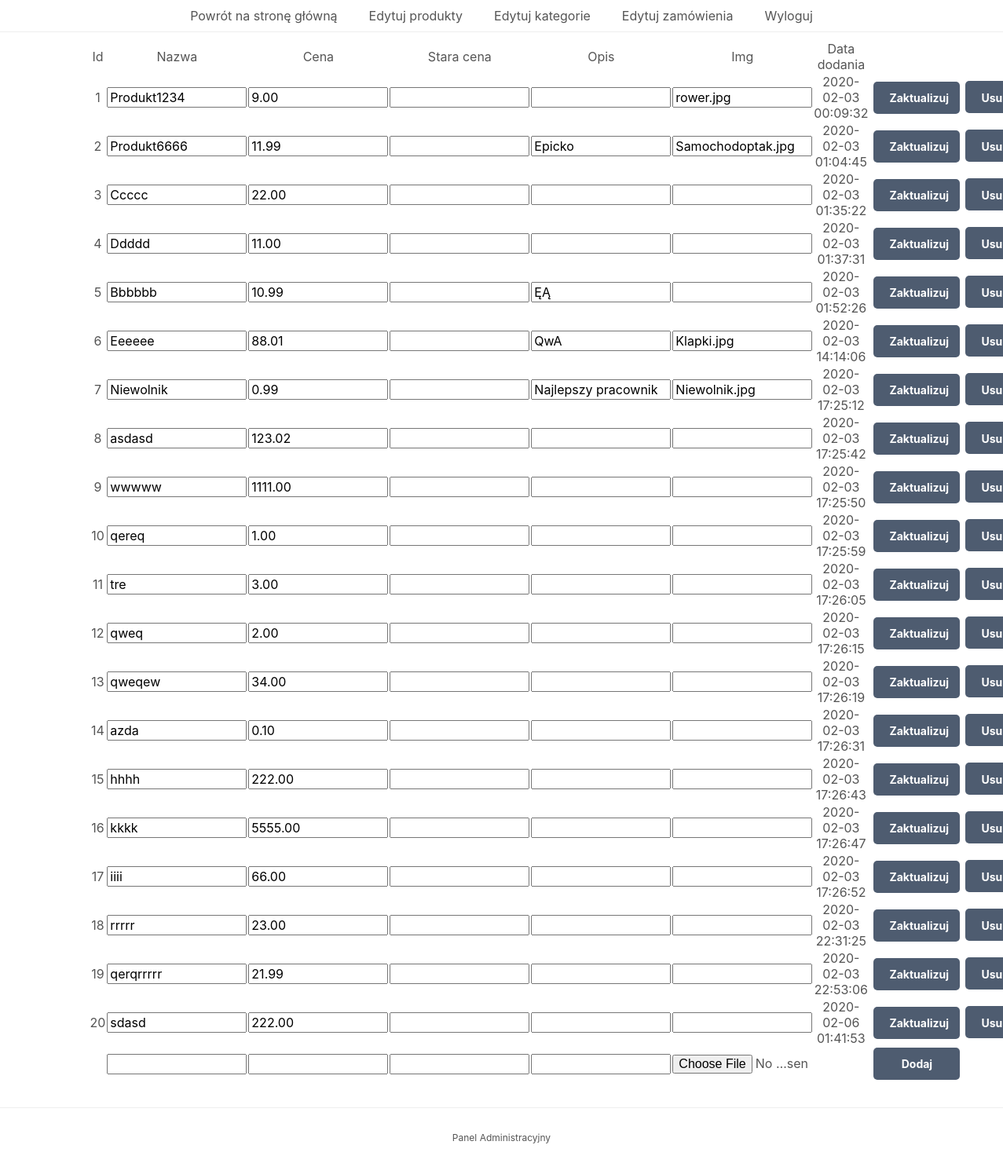
Before: /index.php?page=panel (signed in) with the older database file.
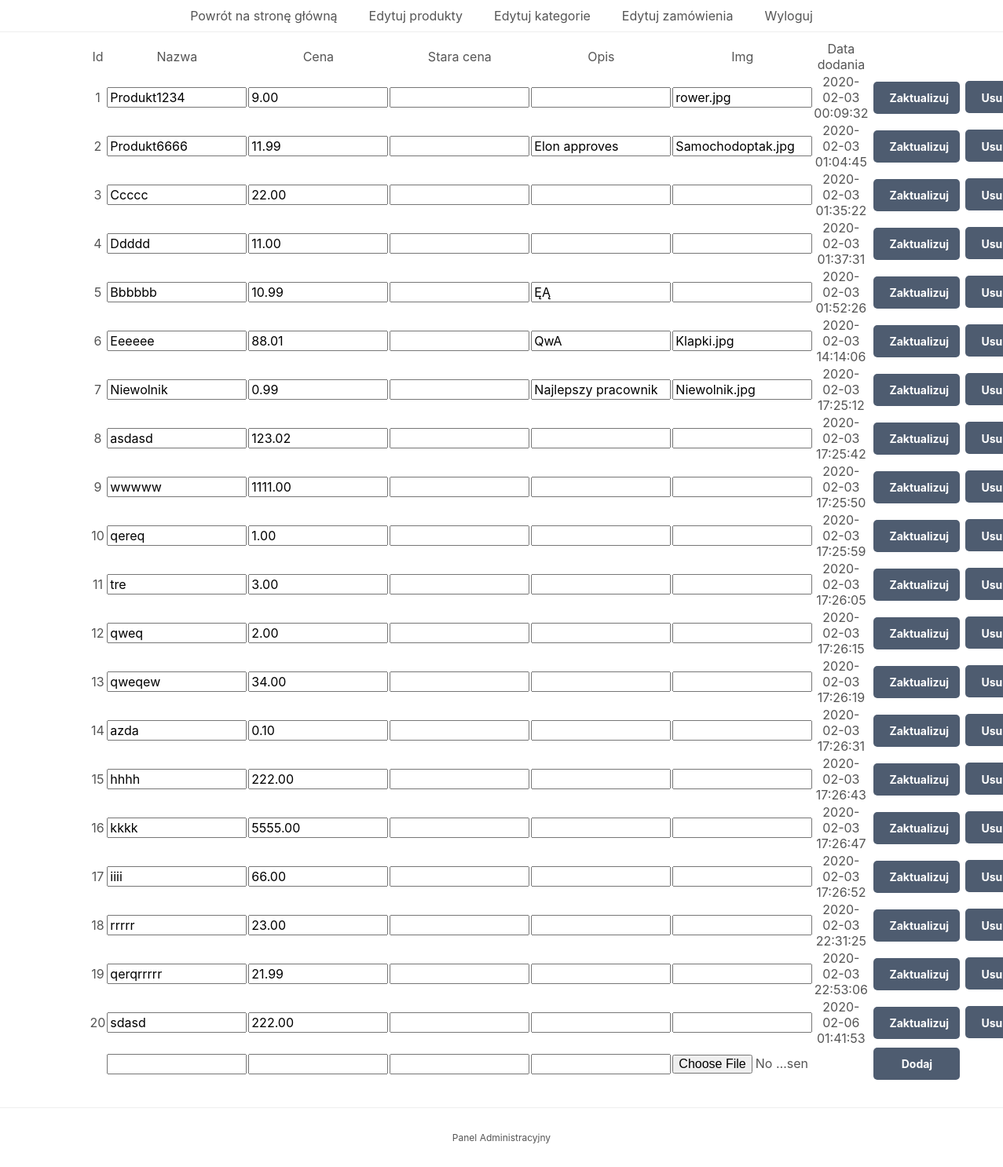
After: the same page with the newer database file.
### tables this page shows
CREATE TABLE `produkty` (
  `id` int(11) NOT NULL AUTO_INCREMENT,
  `nazwa` varchar(200) NOT NULL,
  `cena` decimal(7,2) NOT NULL,
  `opis` text NOT NULL,
  `img` text NOT NULL,
  `data` datetime NOT NULL DEFAULT current_timestamp(),
  PRIMARY KEY (`id`),
  KEY `id` (`id`)
);

### index.php (called while the page is built, shortened)
<?php
include 'funkcje.php';
$page = isset($_GET['page']) && file_exists($_GET['page'] . '.php') ? $_GET['page'] : 'home';
include $page . '.php';
?>

### panel.php (the view, shortened to what this page needs)
<?php
$polecenie = $pdo->prepare('SELECT * FROM produkty');
$polecenie->execute();
$produkty = $polecenie->fetchAll(PDO::FETCH_ASSOC);
?>
<?=template_header_adm('Panel administracyjny')?>
<div class='panel content-wrapper'>
    <table>
        <thead>
            <tr>
                <td>Id</td>
                <td>Nazwa</td>
                <td>Cena</td>
                <td>Stara cena</td>
                <td>Opis</td>
                <td>Img</td>
                <td>Data dodania</td>
                <td class="zaktualizuj"></td>
                <td class="usun"></td>
            </tr>
        </thead>
        <tbody>
    <?php foreach($produkty as $produkt): ?>
            <tr>
                <form method="post" action="index.php?page=panel">
                <td><?=$produkt['id'] ?></td>
                <td><input type="text" name="nazwa" value="<?=$produkt['nazwa'] ?>"></td>
                <td><input type="number" name="cena" value="<?=$produkt['cena'] ?>" placeholder="<?=$produkt['cena'] ?>" step="0.01"></td>
                <td><input type="number" name="staracena" value="<?=$produkt['staracena'] ?>" placeholder="<?=$produkt['staracena'] ?>" step="0.01"></td>
                <td><input type="text" name="opis" value="<?=$produkt['opis'] ?>"></td>
                <td><input type="text" name="img" value="<?=$produkt['img'] ?>"></td>
                <td><?=$produkt['data'] ?></td>
                <td><button type="submit" name="update" value="<?=$produkt['id'] ?>">Zaktualizuj</button></td>
                </form>
                <td><a class="button" href="index.php?page=panel&remove=<?=$produkt['id'] ?>">Usuń</a></td>
            </tr>
    <?php endforeach; ?>
            <tr>
            <form method="post" action="index.php?page=panel" enctype="multipart/form-data">
                <td></td>
                <td><input type="text" name="nazwa" required></td>
                <td><input type="number" name="cena" step="0.01" required></td>
                <td><input type="number" name="staracena" step="0.01" required></td>
                <td><input type="text" name="opis" ></td>
                <td><input type="file" name="img" ></td>
                <td></td>
                <td><button type="submit" name="add">Dodaj</button></td>
                </form>
                <td></td>
            </tr>
        </tbody>
    </table>
</div>
<?=template_footer()?>

Changed rows visible on the page:
changed produkty "Produkt6666": opis "Epicko" → "Elon approves"
